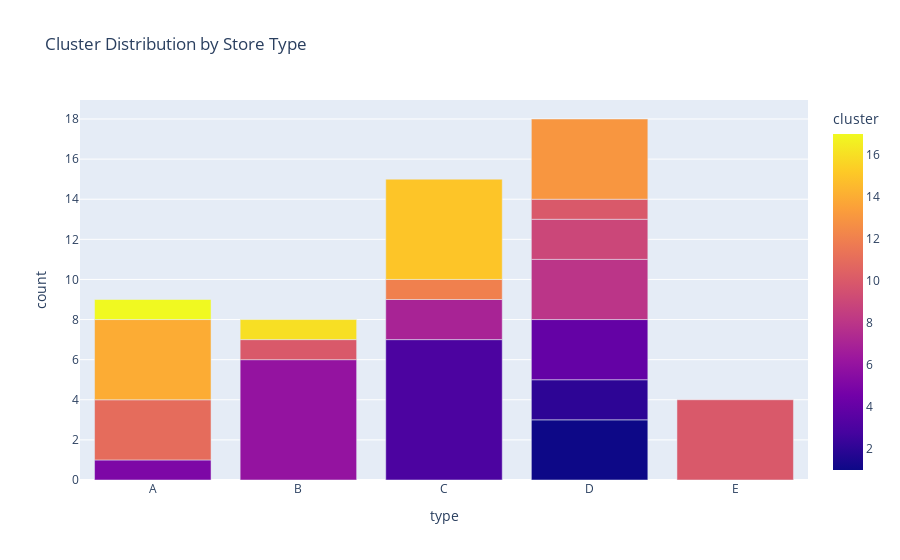

Notebook code cell kept with this figure:
### Code cell
# Group the data by 'type' and 'cluster' and calculate the count
cluster_counts = stores_data.groupby(['type', 'cluster']).size().reset_index(name='count')

# Create a bar plot
fig = px.bar(cluster_counts, x='type', y='count', color='cluster', title='Cluster Distribution by Store Type')

# Show the plot
fig.show()

### Figure 1 — Plotly figure (JSON) as saved in the notebook; plotly's stock layout.template omitted (floating-point values rounded to 4 significant figures)
{"data": [{"alignmentgroup": "True", "hovertemplate": "type=%{x}<br>count=%{y}<br>cluster=%{marker.color}<extra></extra>", "legendgroup": "", "marker": {"color": [5, 11, 14, 17, 6, 10, 16, 3, 7, 12, 15, 1, 2, 4, 8, 9, 10, 13, 10], "coloraxis": "coloraxis", "pattern": {"shape": ""}}, "name": "", "offsetgroup": "", "orientation": "v", "showlegend": false, "textposition": "auto", "type": "bar", "x": ["A", "A", "A", "A", "B", "B", "B", "C", "C", "C", "C", "D", "D", "D", "D", "D", "D", "D", "E"], "xaxis": "x", "y": [1, 3, 4, 1, 6, 1, 1, 7, 2, 1, 5, 3, 2, 3, 3, 2, 1, 4, 4], "yaxis": "y"}], "layout": {"barmode": "relative", "coloraxis": {"colorbar": {"title": {"text": "cluster"}}, "colorscale": [[0, "#0d0887"], [0.1111, "#46039f"], [0.2222, "#7201a8"], [0.3333, "#9c179e"], [0.4444, "#bd3786"], [0.5556, "#d8576b"], [0.6667, "#ed7953"], [0.7778, "#fb9f3a"], [0.8889, "#fdca26"], [1, "#f0f921"]]}, "legend": {"tracegroupgap": 0}, "title": {"text": "Cluster Distribution by Store Type"}, "xaxis": {"anchor": "y", "domain": [0, 1], "title": {"text": "type"}}, "yaxis": {"anchor": "x", "domain": [0, 1], "title": {"text": "count"}}}}
